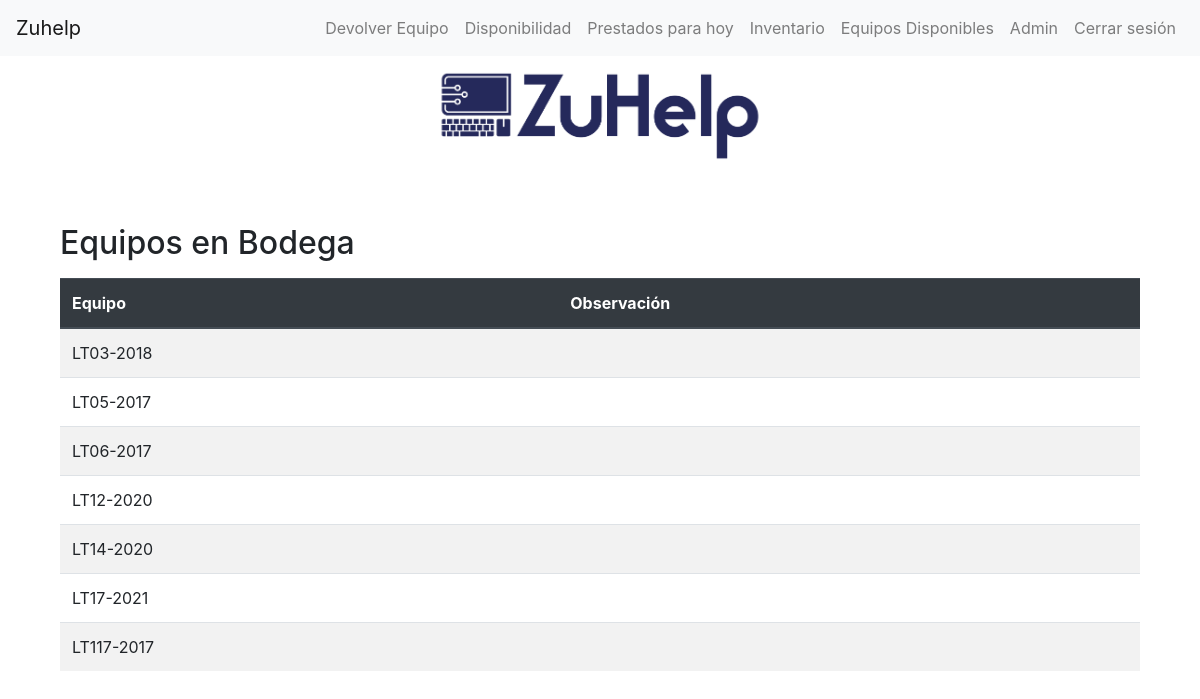
The app's page /equipos_en_bodega/ (signed in) with its own data.
### inventario/models.py (models this page shows, shortened)
class Articulo(models.Model):
    nombre = models.CharField(max_length=100)
    observacion = models.TextField(blank=True, null=True)

### inventario/views.py (the view)
# urls.py: path('equipos_en_bodega/', views.equipos_en_bodega, name='equipos_en_bodega'),
@login_required
def equipos_en_bodega(request):
    hoy = date.today()
    articulos_en_bodega = Articulo.objects.exclude(
        id__in=Prestamo.objects.filter(
            devuelto=False,
            fecha_devolucion__gte=hoy  # Préstamos activos hasta el día de hoy
        ).values_list('articulo_id', flat=True)
    )
    return render(request, 'inventario/equipos_en_bodega.html', {
        'articulos_en_bodega': articulos_en_bodega,
    })

### inventario/templates/inventario/equipos_en_bodega.html (shortened to what this page needs)
{% extends 'inventario/base.html' %}
{% block content %}
<div class="container mt-5">
    <h2>Equipos en Bodega</h2>
    {% if articulos_en_bodega %}
        <table class="table table-striped mt-3">
            <thead class="thead-dark">
                <tr>
                    <th>Equipo</th>
                    <th>Observación</th>
                </tr>
            </thead>
            <tbody>
                {% for articulo in articulos_en_bodega %}
                <tr>
                    <td>{{ articulo.nombre }}</td>
                    <td>{{ articulo.observacion }}</td>
                </tr>
                {% endfor %}
            </tbody>
        </table>
    {% else %}
        <p class="text-center">Todos los equipos están actualmente en préstamo o asignados.</p>
    {% endif %}
</div>
{% endblock %}

### records on screen
Articulo: nombre "LT03-2018"
Articulo: nombre "LT05-2017"
Articulo: nombre "LT06-2017"
Articulo: nombre "LT12-2020"
Articulo: nombre "LT14-2020"
Articulo: nombre "LT17-2021"
Articulo: nombre "LT117-2017"
